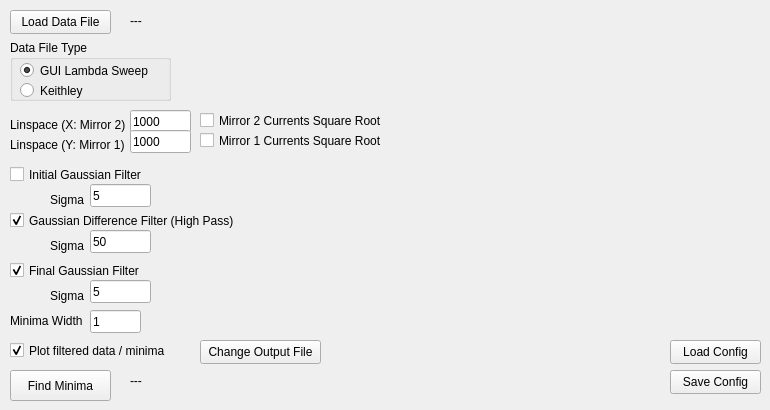
    <widget class="QWidget" name="tab_3">
     <attribute name="title">
      <string>Minima</string>
     </attribute>
     <widget class="QLabel" name="minima_data_path">
      <property name="geometry">
       <rect>
        <x>130</x>
        <y>10</y>
        <width>511</width>
        <height>21</height>
       </rect>
      </property>
      <property name="text">
       <string>---</string>
      </property>
     </widget>
     <widget class="QPushButton" name="minima_load_button">
      <property name="geometry">
       <rect>
        <x>10</x>
        <y>10</y>
        <width>101</width>
        <height>24</height>
       </rect>
      </property>
      <property name="text">
       <string>Load Data File</string>
      </property>
     </widget>
     <widget class="QCheckBox" name="minima_gauss1_check">
      <property name="geometry">
       <rect>
        <x>10</x>
        <y>164</y>
        <width>151</width>
        <height>21</height>
       </rect>
      </property>
      <property name="text">
       <string>Initial Gaussian Filter</string>
      </property>
      <property name="checked">
       <bool>false</bool>
      </property>
     </widget>
     <widget class="QLineEdit" name="minima_gauss1_sigma">
      <property name="geometry">
       <rect>
        <x>90</x>
        <y>184</y>
        <width>61</width>
        <height>23</height>
       </rect>
      </property>
      <property name="text">
       <string>5</string>
      </property>
     </widget>
     <widget class="QLabel" name="label_39">
      <property name="geometry">
       <rect>
        <x>50</x>
        <y>190</y>
        <width>41</width>
        <height>20</height>
       </rect>
      </property>
      <property name="text">
       <string>Sigma</string>
      </property>
     </widget>
     <widget class="QCheckBox" name="minima_gauss2_check">
      <property name="geometry">
       <rect>
        <x>10</x>
        <y>210</y>
        <width>231</width>
        <height>21</height>
       </rect>
      </property>
      <property name="text">
       <string>Gaussian Difference Filter (High Pass)</string>
      </property>
      <property name="checked">
       <bool>true</bool>
      </property>
     </widget>
     <widget class="QLabel" name="label_56">
      <property name="enabled">
       <bool>true</bool>
      </property>
      <property name="geometry">
       <rect>
        <x>50</x>
        <y>236</y>
        <width>41</width>
        <height>20</height>
       </rect>
      </property>
      <property name="text">
       <string>Sigma</string>
      </property>
     </widget>
     <widget class="QLineEdit" name="minima_gauss2_sigma">
      <property name="enabled">
       <bool>true</bool>
      </property>
      <property name="geometry">
       <rect>
        <x>90</x>
        <y>230</y>
        <width>61</width>
        <height>23</height>
       </rect>
      </property>
      <property name="text">
       <string>50</string>
      </property>
     </widget>
     <widget class="QCheckBox" name="minima_gauss3_check">
      <property name="enabled">
       <bool>true</bool>
      </property>
      <property name="geometry">
       <rect>
        <x>10</x>
        <y>260</y>
        <width>151</width>
        <height>21</height>
       </rect>
      </property>
      <property name="text">
       <string>Final Gaussian Filter</string>
      </property>
      <property name="checked">
       <bool>true</bool>
      </property>
     </widget>
     <widget class="QLabel" name="label_57">
      <property name="enabled">
       <bool>true</bool>
      </property>
      <property name="geometry">
       <rect>
        <x>50</x>
        <y>286</y>
        <width>41</width>
        <height>20</height>
       </rect>
      </property>
      <property name="text">
       <string>Sigma</string>
      </property>
     </widget>
     <widget class="QLineEdit" name="minima_gauss3_sigma">
      <property name="enabled">
       <bool>true</bool>
      </property>
      <property name="geometry">
       <rect>
        <x>90</x>
        <y>280</y>
        <width>61</width>
        <height>23</height>
       </rect>
      </property>
      <property name="text">
       <string>5</string>
      </property>
     </widget>
     <widget class="QLabel" name="label_58">
      <property name="geometry">
       <rect>
        <x>10</x>
        <y>114</y>
        <width>121</width>
        <height>21</height>
       </rect>
      </property>
      <property name="text">
       <string>Linspace (X: Mirror 2)</string>
      </property>
     </widget>
     <widget class="QLineEdit" name="minima_linspace_x">
      <property name="geometry">
       <rect>
        <x>130</x>
        <y>110</y>
        <width>61</width>
        <height>23</height>
       </rect>
      </property>
      <property name="text">
       <string>1000</string>
      </property>
     </widget>
     <widget class="QLabel" name="label_59">
      <property name="geometry">
       <rect>
        <x>10</x>
        <y>134</y>
        <width>121</width>
        <height>21</height>
       </rect>
      </property>
      <property name="text">
       <string>Linspace (Y: Mirror 1)</string>
      </property>
     </widget>
     <widget class="QLineEdit" name="minima_linspace_y">
      <property name="geometry">
       <rect>
        <x>130</x>
        <y>130</y>
        <width>61</width>
        <height>23</height>
       </rect>
      </property>
      <property name="text">
       <string>1000</string>
      </property>
     </widget>
     <widget class="QGroupBox" name="groupBox">
      <property name="geometry">
       <rect>
        <x>10</x>
        <y>40</y>
        <width>161</width>
        <height>61</height>
       </rect>
      </property>
      <property name="title">
       <string>Data File Type</string>
      </property>
      <widget class="QRadioButton" name="minima_GUI_data_type">
       <property name="geometry">
        <rect>
         <x>10</x>
         <y>20</y>
         <width>141</width>
         <height>21</height>
        </rect>
       </property>
       <property name="text">
        <string>GUI Lambda Sweep</string>
       </property>
       <property name="checked">
        <bool>true</bool>
       </property>
      </widget>
      <widget class="QRadioButton" name="minima_keithley_data_type">
       <property name="geometry">
        <rect>
         <x>10</x>
         <y>40</y>
         <width>95</width>
         <height>21</height>
        </rect>
       </property>
       <property name="text">
        <string>Keithley</string>
       </property>
      </widget>
     </widget>
     <widget class="QLabel" name="label_61">
      <property name="geometry">
       <rect>
        <x>10</x>
        <y>310</y>
        <width>81</width>
        <height>21</height>
       </rect>
      </property>
      <property name="text">
       <string>Minima Width</string>
      </property>
     </widget>
     <widget class="QLineEdit" name="minima_width">
      <property name="geometry">
       <rect>
        <x>90</x>
        <y>310</y>
        <width>51</width>
        <height>23</height>
       </rect>
      </property>
      <property name="text">
       <string>1</string>
      </property>
     </widget>
     <widget class="QCheckBox" name="minima_plot_check">
      <property name="geometry">
       <rect>
        <x>10</x>
        <y>340</y>
        <width>171</width>
        <height>21</height>
       </rect>
      </property>
      <property name="text">
       <string>Plot filtered data / minima</string>
      </property>
      <property name="checked">
       <bool>true</bool>
      </property>
     </widget>
     <widget class="QPushButton" name="minima_find_button">
      <property name="geometry">
       <rect>
        <x>10</x>
        <y>370</y>
        <width>101</width>
        <height>31</height>
       </rect>
      </property>
      <property name="text">
       <string>Find Minima</string>
      </property>
     </widget>
     <widget class="QLabel" name="minima_output_path">
      <property name="geometry">
       <rect>
        <x>130</x>
        <y>370</y>
        <width>531</width>
        <height>21</height>
       </rect>
      </property>
      <property name="text">
       <string>---</string>
      </property>
     </widget>
     <widget class="QPushButton" name="minima_output_file_button">
      <property name="geometry">
       <rect>
        <x>200</x>
        <y>340</y>
        <width>121</width>
        <height>24</height>
       </rect>
      </property>
      <property name="text">
       <string>Change Output File</string>
      </property>
     </widget>
     <widget class="QPushButton" name="minima_load_config">
      <property name="geometry">
       <rect>
        <x>670</x>
        <y>340</y>
        <width>91</width>
        <height>24</height>
       </rect>
      </property>
      <property name="text">
       <string>Load Config</string>
      </property>
     </widget>
     <widget class="QPushButton" name="minima_save_config">
      <property name="geometry">
       <rect>
        <x>670</x>
        <y>370</y>
        <width>91</width>
        <height>24</height>
       </rect>
      </property>
      <property name="text">
       <string>Save Config</string>
      </property>
     </widget>
     <widget class="QCheckBox" name="minima_mirror2_square_root_check">
      <property name="geometry">
       <rect>
        <x>200</x>
        <y>110</y>
        <width>201</width>
        <height>21</height>
       </rect>
      </property>
      <property name="text">
       <string>Mirror 2 Currents Square Root</string>
      </property>
     </widget>
     <widget class="QCheckBox" name="minima_mirror1_square_root_check">
      <property name="geometry">
       <rect>
        <x>200</x>
        <y>130</y>
        <width>191</width>
        <height>21</height>
       </rect>
      </property>
      <property name="text">
       <string>Mirror 1 Currents Square Root</string>
      </property>
     </widget>
    </widget>
